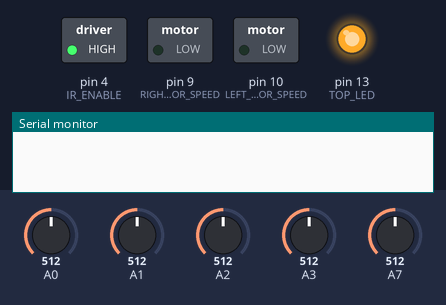
Bench run of a sketch on a simulated Arduino Nano, built with avr-gcc and run on an emulated ATmega328P. Shown: switched loads named in the sketch (green lamp = pin HIGH), output pins drawn as LEDs (lit = HIGH), the last lines printed to the serial monitor. Dashed ring = blinking. The inputs (shaded band) are chosen by the test bench; at power-on: A3 = 512, A7 = 512, A0 = 512, A1 = 512, A2 = 512. Random numbers use the default seed unless the sketch sets one; no radio packets arrive unless stated.

Above: at 0.05 s.
At 1.2 s:
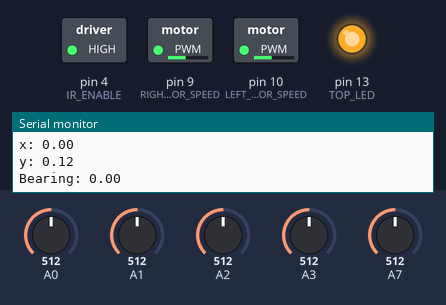
1.3 s: A3 set to 943
At 1.51 s:
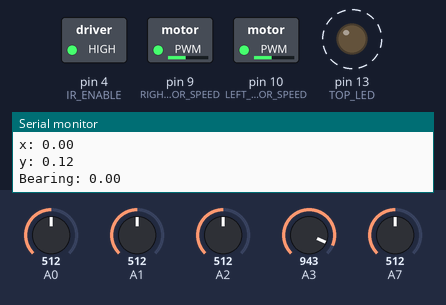
4.3 s: A3 set to 966
6.0 s: A3 set to 940
8.9 s: A7 set to 933
10.5 s: A7 set to 966
Timing chart, 0 to 14.5 s (numbered marks = the images above; inputs shaded):
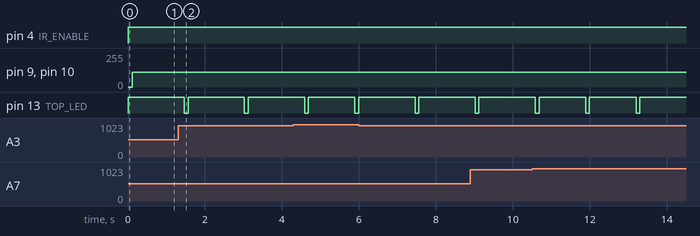

Measured:
- by itself, pin 13 (TOP_LED): alternates HIGH for 1.2 s and LOW for 0.10 s

The sketch:

Mona.ino
```cpp
#include "MsTimer2.h"
#include "RF24.h"
#include <stdlib.h>
#include <math.h>

#define ID 1
#define PI 3.14159265358979323846

// motor direction mappings
#define FORWARD 0
#define BACKWARD 1

// Variables for 5 IR proximity sensors
int irRight, irRightFront, irFront, irLeftFront, irLeft;

// number of times to poll IR sensors over period of time
const int NUM_OF_READINGS = 5;

// pin mappings
const int IR_ENABLE = 4;
const int TOP_LED = 13;
const int LEFT_MOTOR_DIRECTION = 5;
const int RIGHT_MOTOR_DIRECTION = 6;
const int LEFT_MOTOR_SPEED = 10;
const int RIGHT_MOTOR_SPEED = 9;

// speed constants
const int LEFT_SPEED = 111;
const int RIGHT_SPEED = 111;

// threshold constants
const int IR_FRONT_REVERSE_THRESHOLD = 995;
const int IR_LEFT_REVERSE_THRESHOLD = 950;
const int IR_RIGHT_REVERSE_THRESHOLD = 950;
const int IR_FRONT_THRESHOLD = 950;
const int IR_STOP_TURNING_LEFTRIGHT_WHEN_FRONT_FREE_THRESHOLD = 920;
const int IR_FRONT_SIDE_THRESHOLD = 965;
const int IR_LEFT_THRESHOLD = 990;

// delay constants
const int LOOP_DELAY = 100;

const int MOVE_FORWARD_DELAY = 250;
const int FORWARD_AFTER_TURN_LEFT_DELAY = 250;
const int FORWARD_AFTER_TURN_RIGHT_DELAY = 250;
const int TURN_LEFT_DELAY = 100;
const int TURN_RIGHT_DELAY = 100;
const int REVERSE_DELAY = 400;

enum State
{
  turningLeft,
  turningRight,
  normal
};
// whether Mona robot is currently partway through turning or not
State state = normal;

// angle of 1 left/right rotation
const double ROTATION_UNIT = 4 * PI / 49;

// length of 1 forward
const double FORWARD_UNIT = 2.0 / 17.0;

double bearing = 0;

double x = 0;
double y = 0;

// using pin 7 for the CE pin, and pin 8 for the CSN pin
RF24 radio(7, 8);
uint8_t address[6] = "51423";
struct
{
  int id;
  int irLeft;
  int irLeftFront;
  int irFront;
  int irRightFront;
  int irRight;
  double x;
  double y;
  double bearing;
} payload;

void irRead()
{
  // IR enable
  digitalWrite(IR_ENABLE, HIGH);
  irRight = 0;
  irRightFront = 0;
  irFront = 0;
  irLeftFront = 0;
  irLeft = 0;

  // take NUM_OF_READINGS IR readings over a period of time and then average them
  for (int i = 0; i < NUM_OF_READINGS; i++)
  {
    irLeft += analogRead(A3);
    irLeftFront += analogRead(A2);
    irFront += analogRead(A1);
    irRightFront += analogRead(A0);
    irRight += analogRead(A7);
    delay(20);
  }

  irRight /= NUM_OF_READINGS;
  irRightFront /= NUM_OF_READINGS;
  irFront /= NUM_OF_READINGS;
  irLeftFront /= NUM_OF_READINGS;
  irLeft /= NUM_OF_READINGS;
}

void forward()
{
  digitalWrite(LEFT_MOTOR_DIRECTION, BACKWARD);
  analogWrite(LEFT_MOTOR_SPEED, LEFT_SPEED);
  digitalWrite(RIGHT_MOTOR_DIRECTION, BACKWARD);
  analogWrite(RIGHT_MOTOR_SPEED, RIGHT_SPEED);
  x += sin(bearing) * FORWARD_UNIT;
  y += cos(bearing) * FORWARD_UNIT;
}

void backward()
{
  digitalWrite(LEFT_MOTOR_DIRECTION, FORWARD);
  analogWrite(LEFT_MOTOR_SPEED, LEFT_SPEED);
  digitalWrite(RIGHT_MOTOR_DIRECTION, FORWARD);
  analogWrite(RIGHT_MOTOR_SPEED, RIGHT_SPEED);
  x -= sin(bearing) * FORWARD_UNIT;
  y -= cos(bearing) * FORWARD_UNIT;
}

void left()
{
  digitalWrite(LEFT_MOTOR_DIRECTION, BACKWARD);
  analogWrite(LEFT_MOTOR_SPEED, LEFT_SPEED);
  digitalWrite(RIGHT_MOTOR_DIRECTION, FORWARD);
  analogWrite(RIGHT_MOTOR_SPEED, RIGHT_SPEED);
  bearing -= ROTATION_UNIT;
  if (bearing < 0)
  {
    bearing += 2 * PI;
  }
}

void right()
{
  digitalWrite(LEFT_MOTOR_DIRECTION, FORWARD);
  analogWrite(LEFT_MOTOR_SPEED, LEFT_SPEED);
  digitalWrite(RIGHT_MOTOR_DIRECTION, BACKWARD);
  analogWrite(RIGHT_MOTOR_SPEED, RIGHT_SPEED);
  bearing += ROTATION_UNIT;
  if (bearing > 2 * PI)
  {
    bearing -= 2 * PI;
  }
}

void stop()
{
  // need to set direction to forwards for some reason
  digitalWrite(LEFT_MOTOR_DIRECTION, FORWARD);
  analogWrite(LEFT_MOTOR_SPEED, 0);
  digitalWrite(RIGHT_MOTOR_DIRECTION, FORWARD);
  analogWrite(RIGHT_MOTOR_SPEED, 0);
}

void move()
{
  // if the robot is already moving left, then finish moving left
  if (state == turningLeft)
  {
    left();
    delay(TURN_LEFT_DELAY);
    forward();
    x += sin(bearing) * FORWARD_UNIT * ((FORWARD_AFTER_TURN_LEFT_DELAY - LOOP_DELAY) / 100.0);
    y += cos(bearing) * FORWARD_UNIT * ((FORWARD_AFTER_TURN_LEFT_DELAY - LOOP_DELAY) / 100.0);
    delay(FORWARD_AFTER_TURN_LEFT_DELAY);
    if (irFront > IR_STOP_TURNING_LEFTRIGHT_WHEN_FRONT_FREE_THRESHOLD)
    {
      state = normal;
    }
  }
  else if (state == turningRight)
  {
    right();
    delay(TURN_RIGHT_DELAY);
    forward();
    x += sin(bearing) * FORWARD_UNIT * ((FORWARD_AFTER_TURN_RIGHT_DELAY - LOOP_DELAY) / 100.0);
    y += cos(bearing) * FORWARD_UNIT * ((FORWARD_AFTER_TURN_RIGHT_DELAY - LOOP_DELAY) / 100.0);
    delay(FORWARD_AFTER_TURN_RIGHT_DELAY);
    if (irFront > IR_STOP_TURNING_LEFTRIGHT_WHEN_FRONT_FREE_THRESHOLD)
    {
      state = normal;
    }
  }
  else
  {
    if ((irFront < IR_FRONT_REVERSE_THRESHOLD) && (irLeft < IR_LEFT_REVERSE_THRESHOLD) && (irRight < IR_RIGHT_REVERSE_THRESHOLD))
    {
      if (rand() < 0.8)
      {
        left();
        delay(REVERSE_DELAY);
        state = turningLeft;
      }
      else
      {
        forward();
        delay(MOVE_FORWARD_DELAY);
      }
    }

    else if (irLeftFront < IR_FRONT_SIDE_THRESHOLD)
    {
      right();
    }
    else if (irRightFront < IR_FRONT_SIDE_THRESHOLD)
    {
      left();
    }

    else if (irLeft > IR_LEFT_THRESHOLD)
    {
      forward();
      x += sin(bearing) * FORWARD_UNIT * ((MOVE_FORWARD_DELAY - LOOP_DELAY) / 100.0);
      y += cos(bearing) * FORWARD_UNIT * ((MOVE_FORWARD_DELAY - LOOP_DELAY) / 100.0);
      delay(MOVE_FORWARD_DELAY);
      left();
      state = turningLeft;
    }
    else if (irFront < IR_FRONT_THRESHOLD)
    {
      right();
      state = turningRight;
    }

    else
    {
      forward();
    }
  }
}

void sendInfo()
{
  payload.id = ID;
  payload.irLeft = irLeft;
  payload.irLeftFront = irLeftFront;
  payload.irFront = irFront;
  payload.irRightFront = irRightFront;
  payload.irRight = irRight;
  payload.x = x;
  payload.y = y;
  payload.bearing = bearing;

  unsigned long start_timer = micros();
  bool report = radio.write(&payload, sizeof(payload));
  unsigned long end_timer = micros();

  if (report)
  {
    Serial.print(F("Transmission successful! "));
    Serial.print(F("Time to transmit = "));
    Serial.print(end_timer - start_timer);
    Serial.println(F("Sent: "));
    Serial.print("irLeft: ");
    Serial.println(payload.irLeft);
    Serial.print("irLeftFront: ");
    Serial.println(payload.irLeftFront);
    Serial.print("irFront: ");
    Serial.println(payload.irFront);
    Serial.print("irRightFront: ");
    Serial.println(payload.irRightFront);
    Serial.print("irRight: ");
    Serial.println(payload.irRight);
    Serial.print("x: ");
    Serial.println(payload.x);
    Serial.print("y: ");
    Serial.println(payload.y);
    Serial.print("Bearing: ");
    Serial.println(payload.bearing);
  }
  else
  {
    Serial.println(F("Transmission failed or timed out"));
  }

  delay(1000);
}

// for debugging purposes
void printInfo()
{
  // Serial.println("----------------------");
  // Serial.print("ID: ");
  // Serial.println(ID);
  // Serial.print("Left IR reading: ");
  // Serial.println(irLeft);
  // Serial.print("Front Left IR reading: ");
  // Serial.println(irLeftFront);
  // Serial.print("Front IR reading: ");
  // Serial.println(irFront);
  // Serial.print("Front Right IR reading: ");
  // Serial.println(irRightFront);
  // Serial.print("Right IR reading: ");
  // Serial.println(irRight);
  // Serial.print("State: ");
  // Serial.println(state);
  // Serial.print("x: ");
  // Serial.println(x);
  // Serial.print("y: ");
  // Serial.println(y);
  // Serial.print("Bearing: ");
  // Serial.println(bearing);
  // Serial.println("----------------------");
}

void setup()
{
  Serial.begin(9600);

  pinMode(LEFT_MOTOR_SPEED, OUTPUT);
  pinMode(RIGHT_MOTOR_SPEED, OUTPUT);
  pinMode(IR_ENABLE, OUTPUT);
  pinMode(TOP_LED, OUTPUT);

  if (!radio.begin())
  {
    Serial.println(F("radio hardware is not responding!"));
    while (1)
    {
    }
  }

  radio.setPALevel(RF24_PA_LOW);
  radio.setPayloadSize(sizeof(payload));
  radio.openWritingPipe(address);
  radio.stopListening();
}

void loop()
{
  digitalWrite(TOP_LED, HIGH);
  irRead();
  move();
  sendInfo();
  printInfo();
  digitalWrite(TOP_LED, LOW);
  delay(LOOP_DELAY);
}
```
